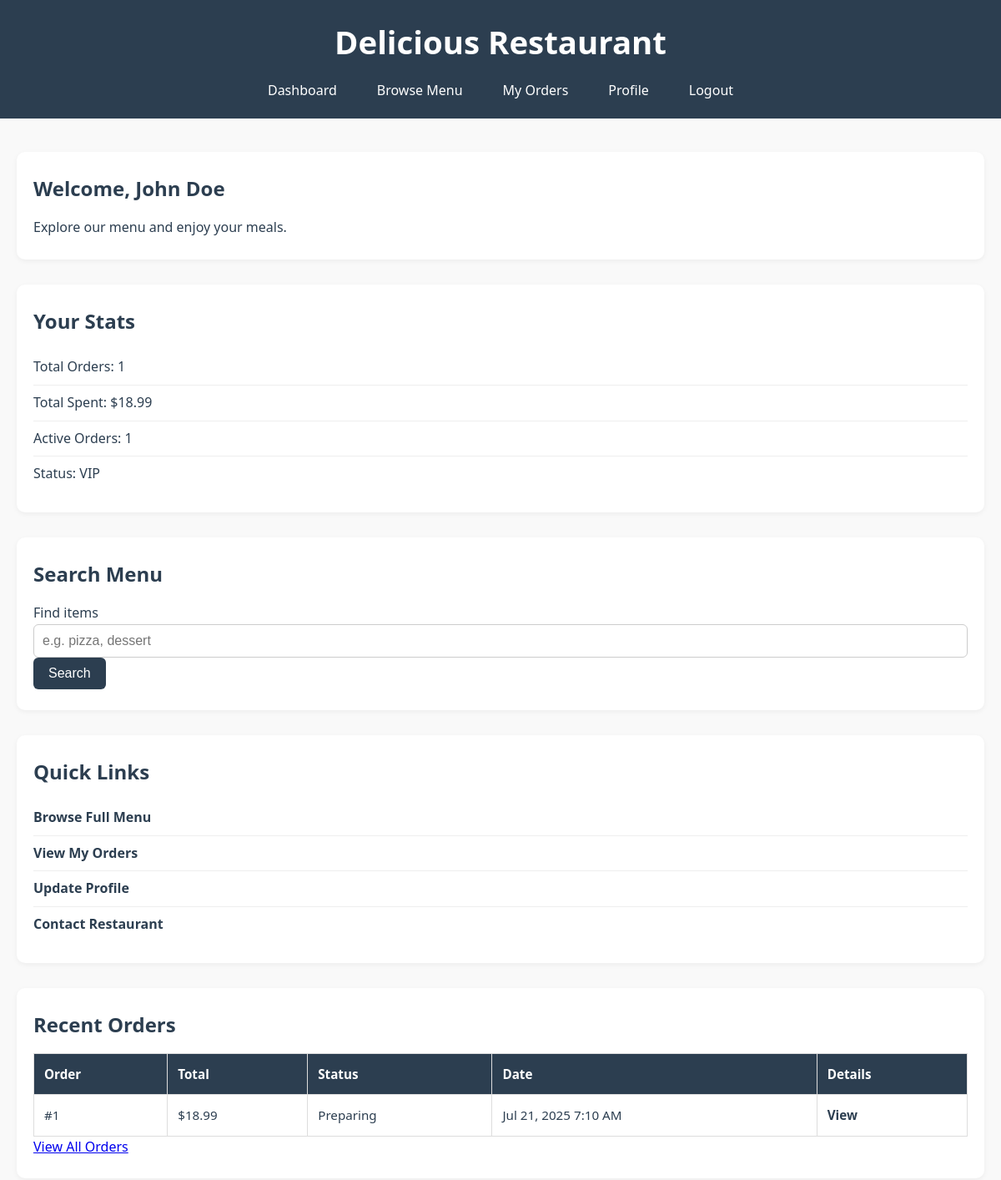
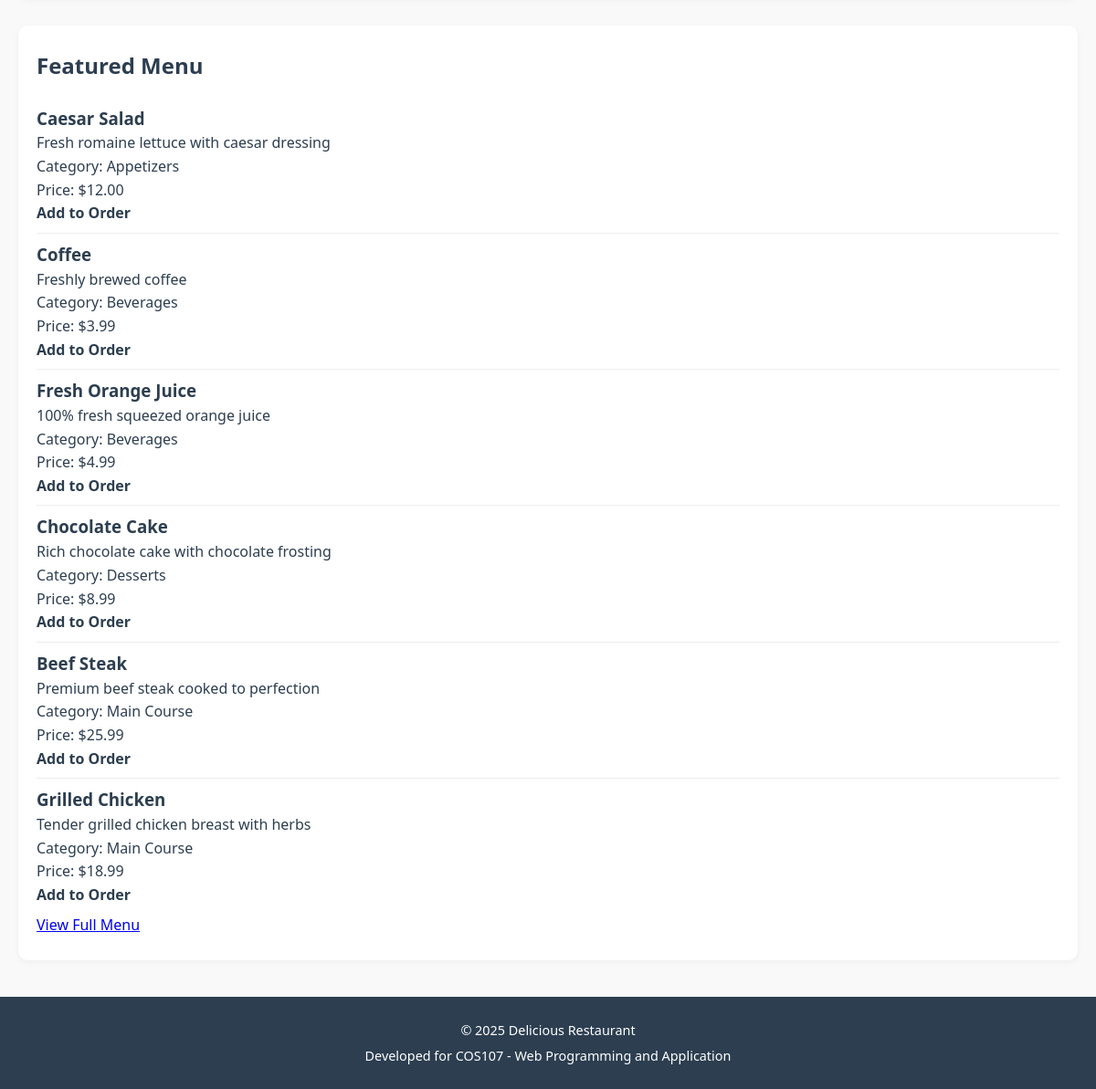
Screenshot of /user_dashboard.php (signed in) with the database file from the repository (2 pictures, top to bottom).
### tables this page shows
CREATE TABLE `orders` (
  `order_id` int(11) NOT NULL,
  `user_id` int(11) DEFAULT NULL,
  `order_date` timestamp NOT NULL DEFAULT current_timestamp(),
  `total_amount` decimal(10,2) NOT NULL,
  `status` enum('pending','confirmed','preparing','ready','delivered','cancelled') DEFAULT 'pending',
  `delivery_address` text DEFAULT NULL,
  `phone` varchar(15) DEFAULT NULL
);

CREATE TABLE `menu_items` (
  `item_id` int(11) NOT NULL,
  `item_name` varchar(100) NOT NULL,
  `description` text DEFAULT NULL,
  `price` decimal(10,2) NOT NULL,
  `category_id` int(11) DEFAULT NULL,
  `image_url` varchar(255) DEFAULT NULL,
  `availability` enum('available','unavailable') DEFAULT 'available',
  `created_at` timestamp NOT NULL DEFAULT current_timestamp()
);

CREATE TABLE `categories` (
  `category_id` int(11) NOT NULL,
  `category_name` varchar(50) NOT NULL,
  `description` text DEFAULT NULL,
  `created_at` timestamp NOT NULL DEFAULT current_timestamp()
);

### user_dashboard.php (the view, shortened to what this page needs)
<?php
$conn = getDBConnection();
$user_id = $_SESSION['user_id'];
$stmt = $conn->prepare("SELECT COUNT(*) as count FROM orders WHERE user_id = ?");
$stmt->bind_param("i", $user_id);
$stmt->execute();
$total_orders = $stmt->get_result()->fetch_assoc()['count'];
$stmt = $conn->prepare("SELECT COALESCE(SUM(total_amount), 0) as total FROM orders WHERE user_id = ? AND status != 'cancelled'");
$stmt->bind_param("i", $user_id);
$stmt->execute();
$total_spent = $stmt->get_result()->fetch_assoc()['total'];
$stmt = $conn->prepare("SELECT order_id, total_amount, status, order_date FROM orders WHERE user_id = ? ORDER BY order_date DESC LIMIT 5");
$stmt->bind_param("i", $user_id);
$stmt->execute();
$recent_orders = $stmt->get_result();
$menu_items = $conn->query("SELECT mi.item_id, mi.item_name, mi.description, mi.price, c.category_name FROM menu_items mi LEFT JOIN categories c ON mi.category_id = c.category_id WHERE mi.availability = 'available' ORDER BY c.category_name, mi.item_name LIMIT 8");
$search_query = '';
$stmt = $conn->prepare("SELECT COUNT(*) as count FROM orders WHERE user_id = ? AND status IN ('pending','confirmed','preparing')");
$stmt->bind_param("i", $user_id);
$stmt->execute();
$active_orders = $stmt->get_result()->fetch_assoc()['count'];
?>
<!DOCTYPE html>
<html lang="en">
<head>
    <link rel="stylesheet" href="css/dashboard.css">
</head>
<body>
<header>
<h1>Delicious Restaurant</h1>
    <nav>
        <ul>
            <li><a href="user_dashboard.php" aria-current="page">Dashboard</a></li>
            <li><a href="user_menu.php">Browse Menu</a></li>
            <li><a href="user_orders.php">My Orders</a></li>
            <li><a href="user_profile.php">Profile</a></li>
            <li><a href="logout.php?type=user">Logout</a></li>
        </ul>
    </nav>
</header>
<main>
    <section>
        <h2>Welcome, <?php echo htmlspecialchars($_SESSION['user_name']); ?></h2>
        <p>Explore our menu and enjoy your meals.</p>
    </section>
    <section>
        <h2>Your Stats</h2>
        <ul>
            <li>Total Orders: <?php echo $total_orders; ?></li>
            <li>Total Spent: $<?php echo number_format($total_spent, 2); ?></li>
            <li>Active Orders: <?php echo $active_orders; ?></li>
            <li>Status: VIP</li>
        </ul>
    </section>
    <section>
        <h2>Search Menu</h2>
        <form method="get" action="user_dashboard.php">
            <label for="search">Find items</label>
            <input type="text" id="search" name="search" value="<?php echo htmlspecialchars($search_query); ?>" placeholder="e.g. pizza, dessert">
            <button type="submit">Search</button>
        </form>
    </section>
    <section>
        <h2>Quick Links</h2>
        <nav>
            <ul>
                <li><a href="user_menu.php">Browse Full Menu</a></li>
                <li><a href="user_orders.php">View My Orders</a></li>
                <li><a href="user_profile.php">Update Profile</a></li>
                <li><a href="contact.php">Contact Restaurant</a></li>
            </ul>
        </nav>
    </section>
    <section>
        <h2>Recent Orders</h2>
        <?php if ($recent_orders->num_rows > 0): ?>
            <table>
                <thead>
                    <tr>
                        <th>Order</th>
                        <th>Total</th>
                        <th>Status</th>
                        <th>Date</th>
                        <th>Details</th>
                    </tr>
                </thead>
                <tbody>
                    <?php while($order = $recent_orders->fetch_assoc()): ?>
                        <tr>
                            <td>#<?php echo $order['order_id']; ?></td>
                            <td>$<?php echo number_format($order['total_amount'], 2); ?></td>
                            <td><?php echo ucfirst($order['status']); ?></td>
                            <td><?php echo date('M j, Y g:i A', strtotime($order['order_date'])); ?></td>
                            <td><a href="user_order_view.php?id=<?php echo $order['order_id']; ?>">View</a></td>
                        </tr>
                    <?php endwhile; ?>
                </tbody>
            </table>
            <p><a href="user_orders.php">View All Orders</a></p>
        <?php else: ?>
            <p>No orders yet. <a href="user_menu.php">Order now</a></p>
        <?php endif; ?>
    </section>
    <section>
        <h2>Featured Menu</h2>
        <?php if ($menu_items->num_rows > 0): ?>
            <ul>
                <?php while($item = $menu_items->fetch_assoc()): ?>
                    <li>
                        <h3><?php echo htmlspecialchars($item['item_name']); ?></h3>
                        <p><?php echo htmlspecialchars($item['description']); ?></p>
                        <p>Category: <?php echo htmlspecialchars($item['category_name']); ?></p>
                        <p>Price: $<?php echo number_format($item['price'], 2); ?></p>
                        <a href="add_to_cart.php?item_id=<?php echo $item['item_id']; ?>">Add to Order</a>
                    </li>
                <?php endwhile; ?>
            </ul>
        <?php else: ?>
            <p>No items available currently.</p>
        <?php endif; ?>
        <p><a href="user_menu.php">View Full Menu</a></p>
    </section>
</main>
<footer>
    <p>&copy; 2025 Delicious Restaurant</p>
    <p>Developed for COS107 - Web Programming and Application</p>
</footer>
</body>
</html>

### css/dashboard.css (style rules this page uses)
* { margin: 0; padding: 0; box-sizing: border-box; }
body { font-family: "Segoe UI", Tahoma, Geneva, Verdana, sans-serif; background-color: #f9f9f9; color: #2c3e50; line-height: 1.6; }
header { background-color: #2c3e50; color: white; padding: 20px 0; text-align: center; }
header h1 { font-size: 2.4rem; }
header nav ul { list-style: none; display: flex; justify-content: center; gap: 20px; margin-top: 15px; flex-wrap: wrap; }
header nav ul li a { color: white; text-decoration: none; padding: 8px 14px; font-size: 1rem; border-radius: 5px; transition: background-color 0.3s ease; }
main { max-width: 1200px; margin: 40px auto; padding: 0 20px; }
section { background-color: white; padding: 25px 20px; margin-bottom: 30px; border-radius: 10px; box-shadow: 0 2px 6px rgba(0, 0, 0, 0.05); }
section h2 { font-size: 1.5rem; margin-bottom: 15px; color: #2c3e50; }
section ul { list-style: none; padding-left: 0; }
section ul li { padding: 8px 0; border-bottom: 1px solid #eee; font-size: 1rem; }
section ul li:last-child { border-bottom: none; }
section ul li a { color: #2c3e50; font-weight: bold; text-decoration: none; }
table { width: 100%; border-collapse: collapse; margin-top: 10px; }
table thead { background-color: #2c3e50; color: white; }
table th, table td { padding: 12px; border: 1px solid #ddd; text-align: left; font-size: 0.95rem; }
table a { color: #2c3e50; font-weight: bold; text-decoration: none; }
footer { background-color: #2c3e50; color: white; text-align: center; padding: 20px 0; margin-top: 40px; }
footer p { margin: 5px 0; font-size: 0.9rem; }
form input[type="text"], form input[type="number"], form textarea, form select { width: 100%; padding: 10px; font-size: 1rem; border: 1px solid #ccc; border-radius: 6px; background-color: #fff; transition: border-color 0.3s ease; }
form button, form a { display: inline-block; margin-right: 10px; padding: 10px 18px; font-size: 1rem; border-radius: 6px; text-decoration: none; transition: background-color 0.3s ease; }
form button[type="submit"] { background-color: #2c3e50; color: white; border: none; cursor: pointer; }

### rows the page displays
orders: order_id "1", total_amount "18.99", status "Preparing", order_date "Jul 21, 2025 7:10 AM"
menu_items: item_name "Caesar Salad", description "Fresh romaine lettuce with caesar dressing", category.category_name "Appetizers", price "12.00"
menu_items: item_name "Coffee", description "Freshly brewed coffee", category.category_name "Beverages", price "3.99"
menu_items: item_name "Fresh Orange Juice", description "100% fresh squeezed orange juice", category.category_name "Beverages", price "4.99"
menu_items: item_name "Chocolate Cake", description "Rich chocolate cake with chocolate frosting", category.category_name "Desserts", price "8.99"
menu_items: item_name "Beef Steak", description "Premium beef steak cooked to perfection", category.category_name "Main Course", price "25.99"
menu_items: item_name "Grilled Chicken", description "Tender grilled chicken breast with herbs", category.category_name "Main Course", price "18.99"

### other values shown
$_SESSION['user_name'] "John Doe"
$total_orders "1"
$total_spent "18.99"
$active_orders "1"
